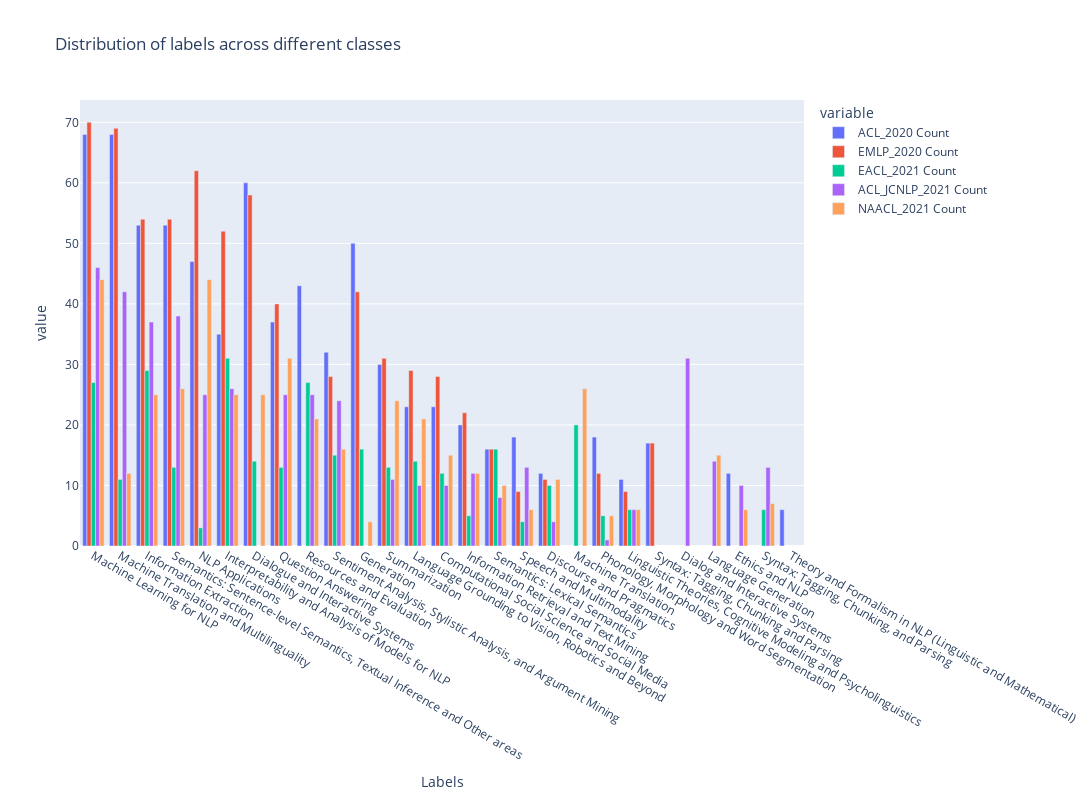

The notebook cell saved with this chart:
### Markdown cell above
We can see that some labels do not exist within EMLP. To note when we are splitting the two groups into train and test set

### Code cell
fig = px.bar(df_count, x="Labels", y=["ACL_2020 Count", "EMLP_2020 Count", "EACL_2021 Count", "ACL_JCNLP_2021 Count", "NAACL_2021 Count"], title="Distribution of labels across different classes", barmode='group',
             width=1600, height=800).update_xaxes(categoryorder = "total descending")
fig.show()

### Figure 1 — Plotly figure (JSON) as saved in the notebook; plotly's stock layout.template omitted (floating-point values rounded to 4 significant figures)
{"data": [{"alignmentgroup": "True", "hovertemplate": "variable=ACL_2020 Count<br>Labels=%{x}<br>value=%{y}<extra></extra>", "legendgroup": "ACL_2020 Count", "marker": {"color": "#636efa", "pattern": {"shape": ""}}, "name": "ACL_2020 Count", "offsetgroup": "ACL_2020 Count", "orientation": "v", "showlegend": true, "textposition": "auto", "type": "bar", "x": ["Computational Social Science and Social Media", "Dialogue and Interactive Systems", "Discourse and Pragmatics", "Ethics and NLP", "Generation", "Information Extraction", "Information Retrieval and Text Mining", "Interpretability and Analysis of Models for NLP", "Language Grounding to Vision, Robotics and Beyond", "Linguistic Theories, Cognitive Modeling and Psycholinguistics", "Machine Learning for NLP", "Machine Translation and Multilinguality", "NLP Applications", "Phonology, Morphology and Word Segmentation", "Question Answering", "Resources and Evaluation", "Semantics: Lexical Semantics", "Semantics: Sentence-level Semantics, Textual Inference and Other areas", "Sentiment Analysis, Stylistic Analysis, and Argument Mining", "Speech and Multimodality", "Summarization", "Syntax: Tagging, Chunking and Parsing", "Theory and Formalism in NLP (Linguistic and Mathematical)", "Machine Translation", "Syntax: Tagging, Chunking, and Parsing", "Dialog and Interactive Systems", "Language Generation"], "xaxis": "x", "y": [23, 60, 12, 12, 50, 53, 20, 35, 23, 11, 68, 68, 47, 18, 37, 43, 16, 53, 32, 18, 30, 17, 6, null, null, null, null], "yaxis": "y"}, {"alignmentgroup": "True", "hovertemplate": "variable=EMLP_2020 Count<br>Labels=%{x}<br>value=%{y}<extra></extra>", "legendgroup": "EMLP_2020 Count", "marker": {"color": "#EF553B", "pattern": {"shape": ""}}, "name": "EMLP_2020 Count", "offsetgroup": "EMLP_2020 Count", "orientation": "v", "showlegend": true, "textposition": "auto", "type": "bar", "x": ["Computational Social Science and Social Media", "Dialogue and Interactive Systems", "Discourse and Pragmatics", "Ethics and NLP", "Generation", "Information Extraction", "Information Retrieval and Text Mining", "Interpretability and Analysis of Models for NLP", "Language Grounding to Vision, Robotics and Beyond", "Linguistic Theories, Cognitive Modeling and Psycholinguistics", "Machine Learning for NLP", "Machine Translation and Multilinguality", "NLP Applications", "Phonology, Morphology and Word Segmentation", "Question Answering", "Resources and Evaluation", "Semantics: Lexical Semantics", "Semantics: Sentence-level Semantics, Textual Inference and Other areas", "Sentiment Analysis, Stylistic Analysis, and Argument Mining", "Speech and Multimodality", "Summarization", "Syntax: Tagging, Chunking and Parsing", "Theory and Formalism in NLP (Linguistic and Mathematical)", "Machine Translation", "Syntax: Tagging, Chunking, and Parsing", "Dialog and Interactive Systems", "Language Generation"], "xaxis": "x", "y": [28, 58, 11, null, 42, 54, 22, 52, 29, 9, 70, 69, 62, 12, 40, null, 16, 54, 28, 9, 31, 17, null, null, null, null, null], "yaxis": "y"}, {"alignmentgroup": "True", "hovertemplate": "variable=EACL_2021 Count<br>Labels=%{x}<br>value=%{y}<extra></extra>", "legendgroup": "EACL_2021 Count", "marker": {"color": "#00cc96", "pattern": {"shape": ""}}, "name": "EACL_2021 Count", "offsetgroup": "EACL_2021 Count", "orientation": "v", "showlegend": true, "textposition": "auto", "type": "bar", "x": ["Computational Social Science and Social Media", "Dialogue and Interactive Systems", "Discourse and Pragmatics", "Ethics and NLP", "Generation", "Information Extraction", "Information Retrieval and Text Mining", "Interpretability and Analysis of Models for NLP", "Language Grounding to Vision, Robotics and Beyond", "Linguistic Theories, Cognitive Modeling and Psycholinguistics", "Machine Learning for NLP", "Machine Translation and Multilinguality", "NLP Applications", "Phonology, Morphology and Word Segmentation", "Question Answering", "Resources and Evaluation", "Semantics: Lexical Semantics", "Semantics: Sentence-level Semantics, Textual Inference and Other areas", "Sentiment Analysis, Stylistic Analysis, and Argument Mining", "Speech and Multimodality", "Summarization", "Syntax: Tagging, Chunking and Parsing", "Theory and Formalism in NLP (Linguistic and Mathematical)", "Machine Translation", "Syntax: Tagging, Chunking, and Parsing", "Dialog and Interactive Systems", "Language Generation"], "xaxis": "x", "y": [12, 14, 10, null, 16, 29, 5, 31, 14, 6, 27, 11, 3, 5, 13, 27, 16, 13, 15, 4, 13, null, null, 20, 6, null, null], "yaxis": "y"}, {"alignmentgroup": "True", "hovertemplate": "variable=ACL_JCNLP_2021 Count<br>Labels=%{x}<br>value=%{y}<extra></extra>", "legendgroup": "ACL_JCNLP_2021 Count", "marker": {"color": "#ab63fa", "pattern": {"shape": ""}}, "name": "ACL_JCNLP_2021 Count", "offsetgroup": "ACL_JCNLP_2021 Count", "orientation": "v", "showlegend": true, "textposition": "auto", "type": "bar", "x": ["Computational Social Science and Social Media", "Dialogue and Interactive Systems", "Discourse and Pragmatics", "Ethics and NLP", "Generation", "Information Extraction", "Information Retrieval and Text Mining", "Interpretability and Analysis of Models for NLP", "Language Grounding to Vision, Robotics and Beyond", "Linguistic Theories, Cognitive Modeling and Psycholinguistics", "Machine Learning for NLP", "Machine Translation and Multilinguality", "NLP Applications", "Phonology, Morphology and Word Segmentation", "Question Answering", "Resources and Evaluation", "Semantics: Lexical Semantics", "Semantics: Sentence-level Semantics, Textual Inference and Other areas", "Sentiment Analysis, Stylistic Analysis, and Argument Mining", "Speech and Multimodality", "Summarization", "Syntax: Tagging, Chunking and Parsing", "Theory and Formalism in NLP (Linguistic and Mathematical)", "Machine Translation", "Syntax: Tagging, Chunking, and Parsing", "Dialog and Interactive Systems", "Language Generation"], "xaxis": "x", "y": [10, null, 4, 10, null, 37, 12, 26, 10, 6, 46, 42, 25, 1, 25, 25, 8, 38, 24, 13, 11, null, null, null, 13, 31, 14], "yaxis": "y"}, {"alignmentgroup": "True", "hovertemplate": "variable=NAACL_2021 Count<br>Labels=%{x}<br>value=%{y}<extra></extra>", "legendgroup": "NAACL_2021 Count", "marker": {"color": "#FFA15A", "pattern": {"shape": ""}}, "name": "NAACL_2021 Count", "offsetgroup": "NAACL_2021 Count", "orientation": "v", "showlegend": true, "textposition": "auto", "type": "bar", "x": ["Computational Social Science and Social Media", "Dialogue and Interactive Systems", "Discourse and Pragmatics", "Ethics and NLP", "Generation", "Information Extraction", "Information Retrieval and Text Mining", "Interpretability and Analysis of Models for NLP", "Language Grounding to Vision, Robotics and Beyond", "Linguistic Theories, Cognitive Modeling and Psycholinguistics", "Machine Learning for NLP", "Machine Translation and Multilinguality", "NLP Applications", "Phonology, Morphology and Word Segmentation", "Question Answering", "Resources and Evaluation", "Semantics: Lexical Semantics", "Semantics: Sentence-level Semantics, Textual Inference and Other areas", "Sentiment Analysis, Stylistic Analysis, and Argument Mining", "Speech and Multimodality", "Summarization", "Syntax: Tagging, Chunking and Parsing", "Theory and Formalism in NLP (Linguistic and Mathematical)", "Machine Translation", "Syntax: Tagging, Chunking, and Parsing", "Dialog and Interactive Systems", "Language Generation"], "xaxis": "x", "y": [15, 25, 11, 6, 4, 25, 12, 25, 21, 6, 44, 12, 44, 5, 31, 21, 10, 26, 16, 6, 24, null, null, 26, 7, null, 15], "yaxis": "y"}], "layout": {"barmode": "group", "height": 800, "legend": {"title": {"text": "variable"}, "tracegroupgap": 0}, "title": {"text": "Distribution of labels across different classes"}, "width": 1600, "xaxis": {"anchor": "y", "autorange": false, "categoryorder": "total descending", "domain": [0, 1], "range": [-0.5, 26.5], "title": {"text": "Labels"}, "type": "category"}, "yaxis": {"anchor": "x", "autorange": true, "domain": [0, 1], "range": [0, 73.68], "title": {"text": "value"}, "type": "linear"}}}
